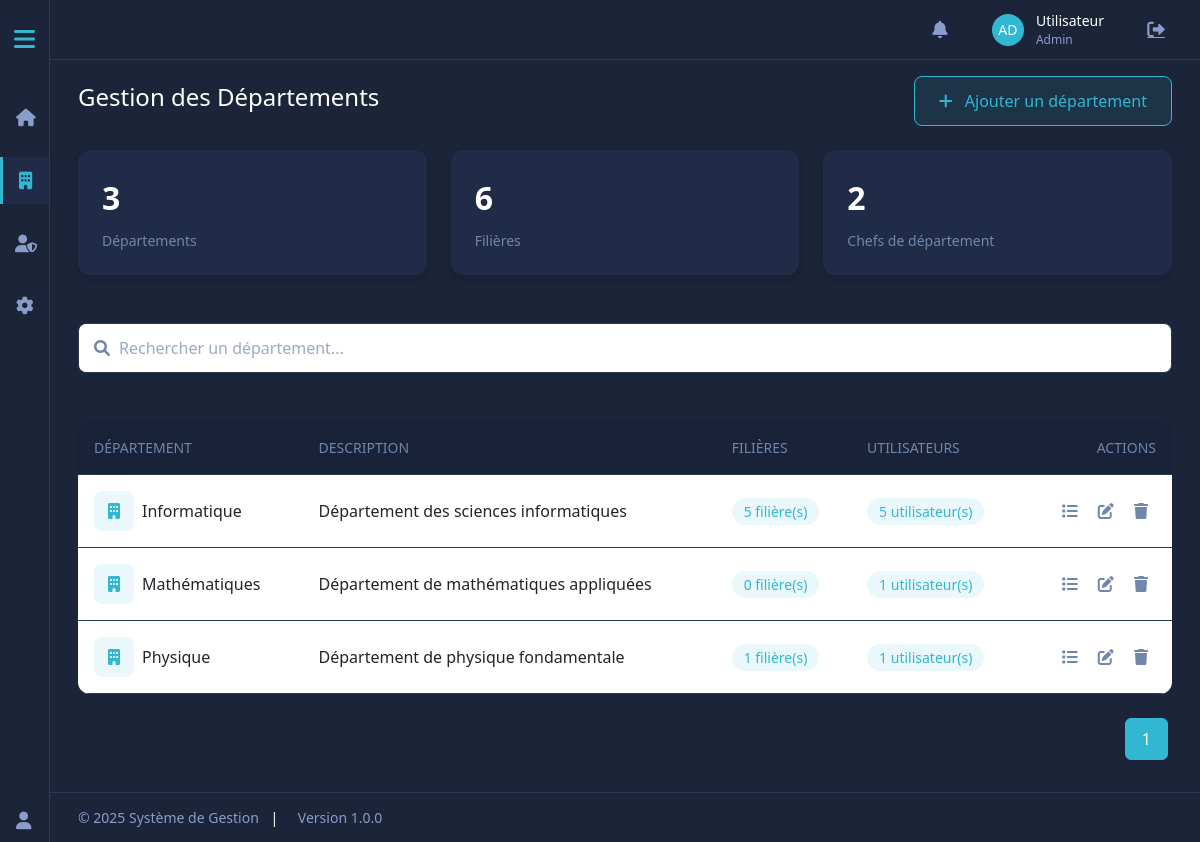
Before: /admin/departments.php (signed in) with the older database file.
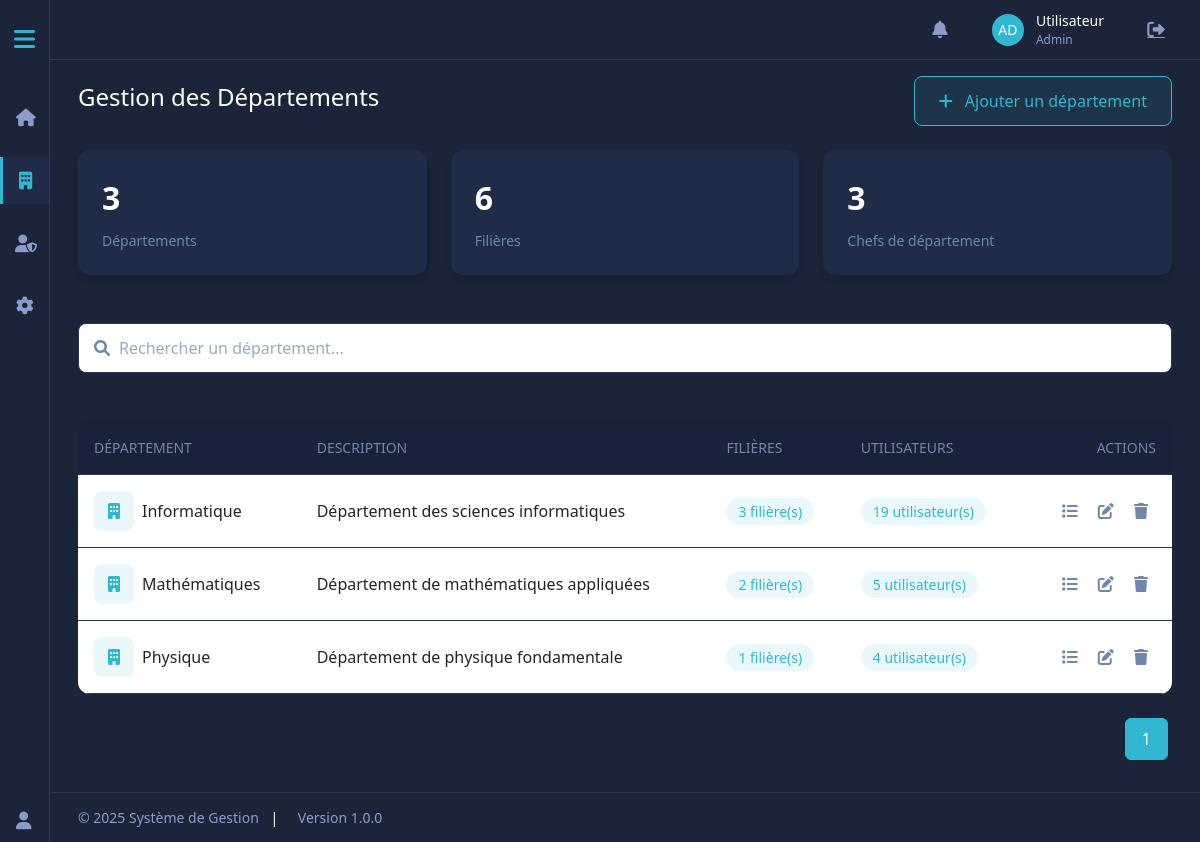
After: the same page with the newer database file.
### tables this page shows
CREATE TABLE `departements` (
  `id` int(11) NOT NULL,
  `nom` varchar(100) NOT NULL,
  `description` text DEFAULT NULL,
  `date_creation` timestamp NOT NULL DEFAULT current_timestamp()
);

### classes/DepartmentManager.php (called while the page is built, shortened)
<?php
class DepartmentManager {
    private $conn;
    private $departsPerPage = 10;
    public function __construct($db) {
        $this->conn = $db;
    }
    public function getAllDepartments($page = 1, $search = '') {
        $offset = ($page - 1) * $this->departsPerPage;
        $query = "SELECT d.*,
                    (SELECT COUNT(*) FROM utilisateurs u WHERE u.id_departement = d.id) as nombre_utilisateurs,
                    (SELECT COUNT(*) FROM filieres f WHERE f.id_departement = d.id) as nombre_filieres
                 FROM departements d
                 WHERE 1=1";
        $params = [];
        $query .= " ORDER BY d.nom ASC LIMIT " . (int)$this->departsPerPage . " OFFSET " . (int)$offset;
        $stmt = $this->conn->prepare($query);
        $stmt->execute($params);
        return $stmt->fetchAll(PDO::FETCH_ASSOC);
    }
    public function getDepartmentStatistics() {
        $query = "SELECT
                    COUNT(*) as total_departments,
                    (SELECT COUNT(*) FROM filieres) as total_programs,
                    (SELECT COUNT(*) FROM utilisateurs WHERE role = 'chef_departement') as total_heads
                 FROM departements";
        $stmt = $this->conn->prepare($query);
        $stmt->execute();
        return $stmt->fetch(PDO::FETCH_ASSOC);
    }
}

### admin/departments.php (the view, shortened to what the changed rows need)
<?php
include_once '../classes/DepartmentManager.php';
include_once '../includes/header.php';
$database = new Database();
$db = $database->getConnection();
$departmentManager = new DepartmentManager($db);
$currentPage = isset($_GET['page']) ? (int)$_GET['page'] : 1;
$search = isset($_GET['search']) ? $_GET['search'] : '';
$stats = $departmentManager->getDepartmentStatistics();
$departments = $departmentManager->getAllDepartments($currentPage, $search);
?>
<!DOCTYPE html>
<html lang="fr">
<head>
    <link href="https://cdn.jsdelivr.net/npm/bootstrap@5.3.0-alpha1/dist/css/bootstrap.min.css" rel="stylesheet">
    <link rel="stylesheet" href="https://cdnjs.cloudflare.com/ajax/libs/font-awesome/6.0.0/css/all.min.css">
    <link rel="stylesheet" href="../assets/css/styles.css">
</head>
<body>
    <div class="main-container">
        <div class="container-fluid">
            <div class="content">
                    <div class="row g-4 mb-4">
                        <div class="col-md-4">
                            <div class="stats-card">
                                <div class="stats-number"><?php echo $stats['total_heads']; ?></div>
                                <div class="stats-label">Chefs de département</div>
                            </div>
                        </div>
                    </div>
                    <div class="table-container">
                        <table class="table table-hover mb-0">
                            <thead>
                                <tr>
                                    <th>DÉPARTEMENT</th>
                                    <th>DESCRIPTION</th>
                                    <th>FILIÈRES</th>
                                    <th>UTILISATEURS</th>
                                    <th class="text-end">ACTIONS</th>
                                </tr>
                            </thead>
                            <tbody>
                                <?php foreach ($departments as $dept): ?>
                                    <tr>
                                        <td>
                                            <div class="d-flex align-items-center">
                                                <div class="department-icon me-2">
                                                    <i class="fas fa-building"></i>
                                                </div>
                                                <?php echo htmlspecialchars($dept['nom']); ?>
                                            </div>
                                        </td>
                                        <td><?php echo htmlspecialchars($dept['description']); ?></td>
                                        <td>
                                            <span class="badge-count">
                                                <?php echo $dept['nombre_filieres']; ?> filière(s)
                                            </span>
                                        </td>
                                        <td>
                                            <span class="badge-count">
                                                <?php echo $dept['nombre_utilisateurs']; ?> utilisateur(s)
                                            </span>
                                        </td>
                                        <td class="text-end">
                                            <button class="action-btn" onclick="viewPrograms(<?php echo $dept['id']; ?>)" title="Voir les filières">
                                                <i class="fas fa-list"></i>
                                            </button>
                                            <button class="action-btn" onclick="editDepartment(<?php echo $dept['id']; ?>)" title="Modifier">
                                                <i class="fas fa-edit"></i>
                                            </button>
                                            <button class="action-btn" onclick="deleteDepartment(<?php echo $dept['id']; ?>)" title="Supprimer">
                                                <i class="fas fa-trash"></i>
                                            </button>
                                        </td>
                                    </tr>
                                <?php endforeach; ?>
                            </tbody>
                        </table>
                    </div>
            </div>
        </div>
    </div>
</body>
</html>

Changed rows visible on the page:
changed departements "Informatique": nombre_filieres "5" → "3"; nombre_utilisateurs "5" → "19"
computed for departements "Mathématiques": nombre_filieres "0" → "2"; nombre_utilisateurs "1" → "5"
computed for departements "Physique": nombre_utilisateurs "1" → "4"
Other visible differences:
$stats['total_heads']: "2" → "3"
